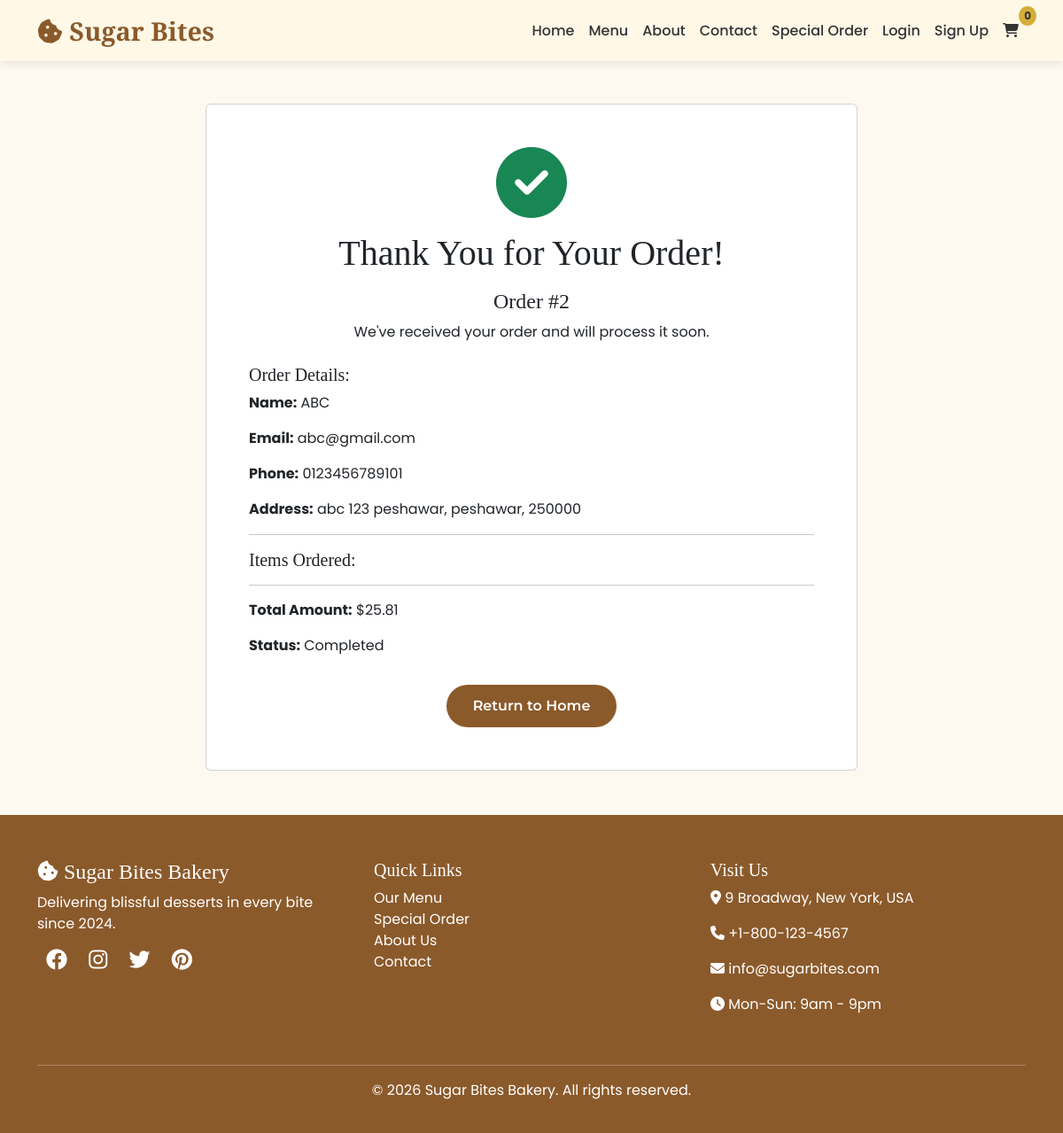
The page /order-confirmation/2/ on the database its author committed.
### bakery/models.py (models this page shows, shortened)
class CartOrder(models.Model):
    STATUS_CHOICES = [
        ('pending', 'Pending'),
        ('confirmed', 'Confirmed'),
        ('completed', 'Completed'),
        ('cancelled', 'Cancelled'),
    ]
    user = models.ForeignKey(User, on_delete=models.CASCADE, null=True, blank=True)
    customer_name = models.CharField(max_length=200)
    email = models.EmailField()
    phone = models.CharField(max_length=20)
    address = models.TextField()
    city = models.CharField(max_length=100)
    zip_code = models.CharField(max_length=20)
    items_json = models.TextField()
    total_amount = models.DecimalField(max_digits=10, decimal_places=2)
    status = models.CharField(max_length=20, choices=STATUS_CHOICES, default='pending')
    created_at = models.DateTimeField(auto_now_add=True)

### bakery/views.py (the view)
# urls.py: path('order-confirmation/<int:order_id>/', views.order_confirmation, name='order_confirmation'),
def order_confirmation(request, order_id):
    order = get_object_or_404(CartOrder, id=order_id)
    return render(request, 'bakery/order_confirmation.html', {'order': order})

### bakery/context_processors.py (called while the page is built)
def cart_count(request):
    cart = request.session.get('cart', {})
    count = sum(item['quantity'] for item in cart.values())
    return {'cart_count': count}

### bakery/templates/bakery/order_confirmation.html (shortened to what this page needs)
{% extends 'bakery/base.html' %}
{% block content %}
<div class="container my-5">
    <div class="row justify-content-center">
        <div class="col-md-8 text-center">
            <div class="card">
                <div class="card-body p-5">
                    <i class="fas fa-check-circle fa-5x text-success mb-3"></i>
                    <h1>Thank You for Your Order!</h1>
                    <h4 class="mt-3">Order #{{ order.id }}</h4>
                    <p>We've received your order and will process it soon.</p>
                    <div class="text-start mt-4">
                        <h5>Order Details:</h5>
                        <p><strong>Name:</strong> {{ order.customer_name }}</p>
                        <p><strong>Email:</strong> {{ order.email }}</p>
                        <p><strong>Phone:</strong> {{ order.phone }}</p>
                        <p><strong>Address:</strong> {{ order.address }}, {{ order.city }}, {{ order.zip_code }}</p>
                        <hr>
                        <h5>Items Ordered:</h5>
                        <hr>
                        <p><strong>Total Amount:</strong> ${{ order.total_amount|floatformat:2 }}</p>
                        <p><strong>Status:</strong> {{ order.get_status_display }}</p>
                    </div>
                    <a href="{% url 'home' %}" class="btn btn-primary mt-3">Return to Home</a>
                </div>
            </div>
        </div>
    </div>
</div>
{% endblock %}

### bakery/templates/bakery/base.html (style rules this page uses)
:root { --warm-brown: #8B5A2B; --cream: #FFF8E7; --gold: #D4AF37; --dark-gray: #333333; --light-cream: #FDF8F0; --honey: #F0A500; --caramel: #C47B2E; }
* { font-family: 'Poppins', sans-serif; }
h1, h2, h3, h4, h5, h6 { font-family: 'Playfair Display', serif; }
.btn { font-family: 'Montserrat', sans-serif; }
body { background-color: var(--light-cream); color: var(--dark-gray); }
.btn-primary { background-color: var(--warm-brown); border: none; padding: 12px 30px; border-radius: 30px; font-weight: 600; transition: transform 0.3s, box-shadow 0.3s; position: relative; overflow: hidden; }
body > div:not(.navbar):not(footer) { animation: pageFadeIn 0.6s cubic-bezier(0.2, 0.9, 0.4, 1.1); }
html { scroll-behavior: smooth; }

### rows shown on the page
CartOrder: id "2", customer_name "ABC", email "abc@gmail.com", phone "0123456789101", address "abc 123 peshawar", city "peshawar", zip_code "250000", total_amount "25.81", status "Completed"
